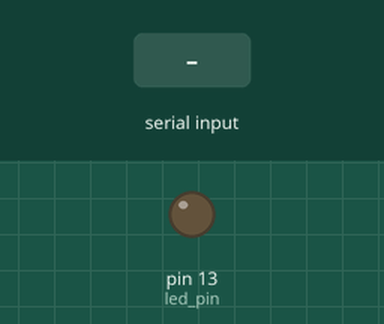
This sketch was run on a simulated Arduino Uno, built with avr-gcc and run on an emulated ATmega328P. Parts: output pins drawn as LEDs (lit = HIGH). Inputs (shaded band) come from the test bench.

Above: at 1.2 s.
1.3 s: "b" received over Serial
At 2.2 s:
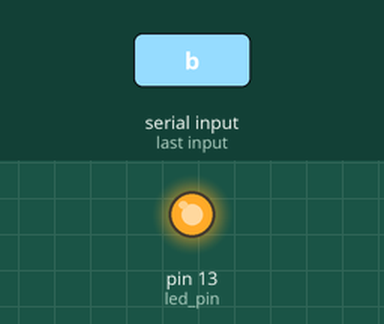
4.3 s: "d" received over Serial
At 5.0 s:
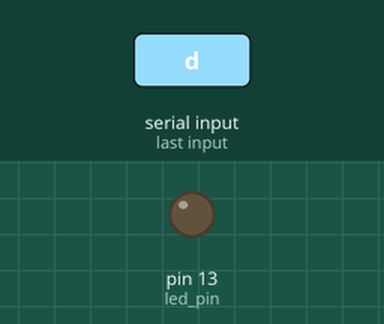
5.8 s: "u" received over Serial
At 6.6 s:
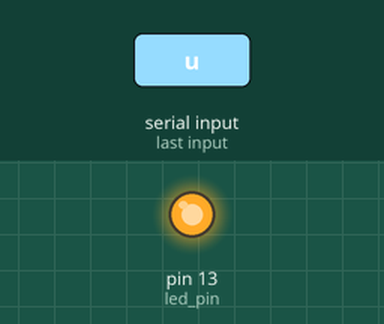
Timing chart, 0 to 8.8 s (numbered marks = the images above; inputs shaded):
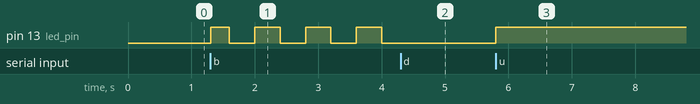

The sketch:

Accelerometr.ino
```cpp
int led_pin = 13;
int led_interval=400;
int sensor1_val=0;
int sensor2_val=0;
int state=-1;
bool read_s1=false;
bool read_s2=false;

void get_num(char a)
{
    if(a=='d')
    {
      state=0;
    }
    else if(a=='u')
    {
      state=1;
    }
    else if(a=='b')
    {
      state=2;
    }
        else if(a=='1')
    {
      read_s1=true;
    }
        else if(a=='2')
    {
      read_s2=true;
    }
}

void setup() {
  Serial.begin(9600);
  pinMode(led_pin, OUTPUT);
}


void loop() {

  while(Serial.available()>0)
  {
    char a=Serial.read();
    get_num(a);
  }
  if(state==0 or state==1)
  {
    digitalWrite(led_pin,state);
  }
  else if(state==2)
  {
    digitalWrite(led_pin,(millis()/led_interval)%2);
  }
  if(read_s1)
  {
    sensor1_val=analogRead(A0);
    Serial.println(sensor1_val);
    read_s1=true;
  }
  if(read_s2)
  {
    sensor2_val=analogRead(A1);
    Serial.println(sensor2_val);
    read_s2=false;
  }
}
```

Measured:
- after the input at 1.3 s, pin 13 (led_pin): LOW → HIGH at once, then repeats every 0.80 s: LOW 0.40 s, HIGH 0.40 s
- after the input at 4.3 s, pin 13 (led_pin): stops changing and stays LOW
- after the input at 5.8 s, pin 13 (led_pin): LOW → HIGH at once
